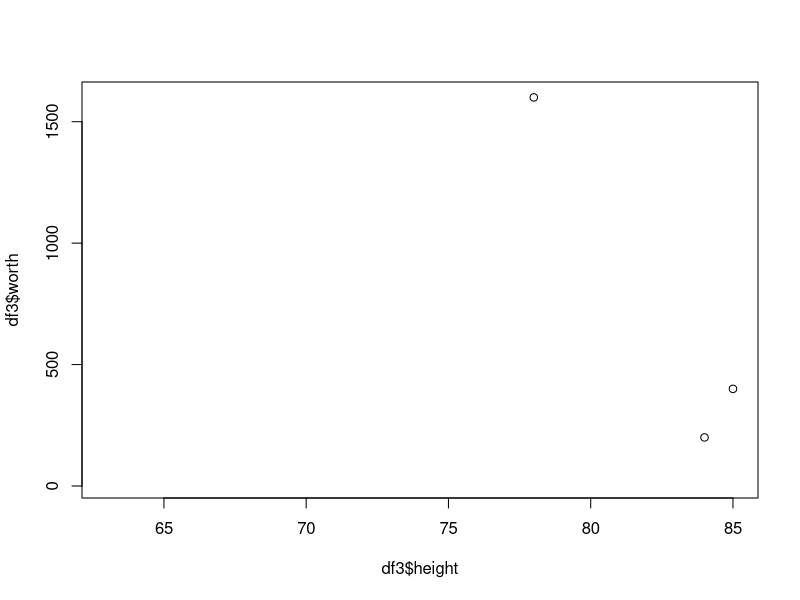
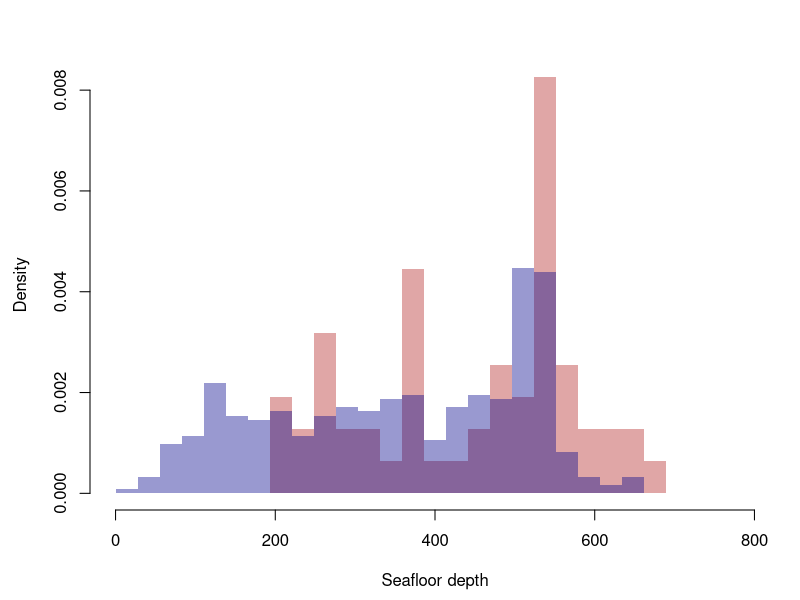
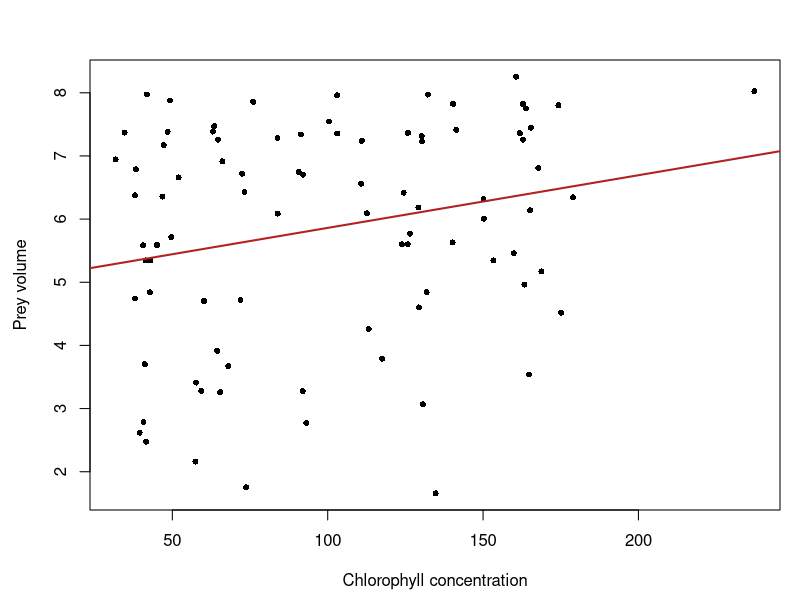

Write the R code that produced these figures, in order.
## ---- chunk 1
player <- c("LeBron","Mugsy","Shaq","Jordan","Hakeem","Kobe")
worth <- c(500, 14, 400, 1600, 200, 600)
df1 <- data.frame(player,worth)
df1
## ---- chunk 2
player <- c("Jordan","Shaq","Magic","Hakeem","Stockton","Mugsey")
height <- c(78,85,81,84,73,63)
df2 <- data.frame(player,height)
df2
## ---- chunk 3
library(dplyr)
left_join(df1,df2,by="player")
## ---- chunk 4
right_join(df1,df2,by="player")
## ---- chunk 5
full_join(df1,df2,by="player")
## ---- chunk 6
inner_join(df1,df2,by="player")
## ---- chunk 7
df3 <- full_join(df1,df2,by="player")
plot(df3$worth ~ df3$height)
## ---- chunk 8
env <- read.csv("./data/whales-environment.csv") ; head(env)

dive <-read.csv("./data/whales-dives.csv") ; head(dive)
## ---- chunk 9
dive$id

env$id
## ---- chunk 10
par(mar=c(4.5,4.5,3,1))
hist(env$seafloor[env$species=="FW"],xlab="Seafloor depth",main=NULL,prob=TRUE,
     xlim=c(0,800),breaks=seq(0,800,length=30),
     border=NA,col=adjustcolor("firebrick",alpha.f=.4))
hist(env$seafloor[env$species=="HW"],xlim=c(0,800),breaks=seq(0,800,length=30),
          border=NA,col=adjustcolor("darkblue",alpha.f=.4),prob=TRUE,add=TRUE)
## ---- chunk 11
t.test(x=env$seafloor[env$species=="FW"],
       y=env$seafloor[env$species=="HW"])
## ---- chunk 12
hwe <- env[env$species=="HW",] ; head(hwe)
hwd <- dive[dive$species=="HW",] ; head(hwd)

nrow(hwe)
hwe <- hwe[hwe$id %in% hwd$id,]
nrow(hwe) ; nrow(hwd)

hwe <- hwe[order(hwe$id),]
hwd <- hwd[order(hwd$id),]
hwd$chl <- hwe$chlorophyll

par(mar=c(4.5,4.5,3,1))
plot(hwd$prey.volume ~ hwd$chl,xlab="Chlorophyll concentration",ylab="Prey volume",pch=16,cex=.8)
hwlm <- lm(hwd$prey.volume ~ hwd$chl)
abline(hwlm,col="firebrick",lwd=2)

## ---- chunk 13
summary(hwlm)
